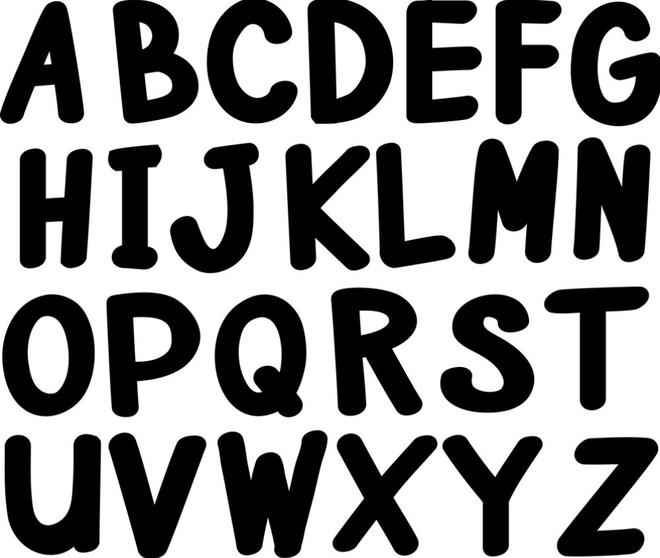
#> input picture Morphological Operations/test.jpg, 660 x 558 px, found by its file name
$ python 'Image Segmentation1.py'   (older library calls are emulated)
#> lines starting #> are read from the running program, lines starting #| are printed output that depends on the picture
#pip install scikit-image
import cv2
import numpy as np
import matplotlib.pyplot as plt
from skimage import feature

# =====================================
# Read Image
# =====================================
I = cv2.imread("test.jpg", cv2.IMREAD_GRAYSCALE)
#> I is the input picture: shape (558, 660); min 0, max 255, mean 141.9

if I is None:
    raise ValueError("Image not found! Make sure 'test.jpg' is in the current folder.")

# =====================================
# Add Gaussian Noise
# =====================================
noise = np.random.normal(0, 25, I.shape)

I_noise = I.astype(np.float32) + noise
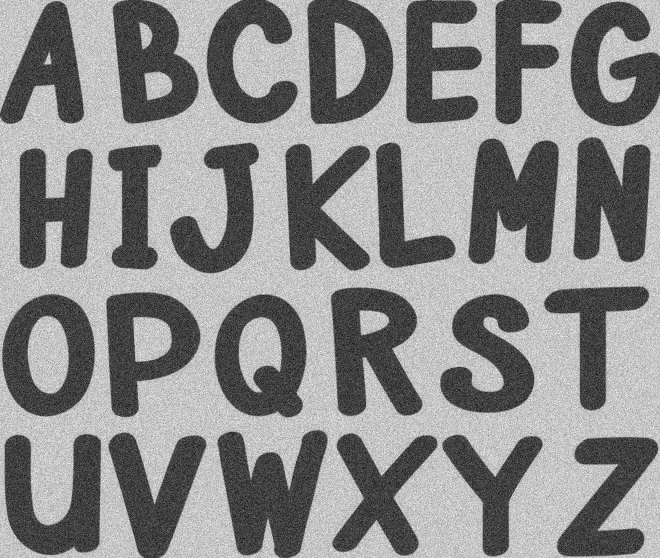
#> I_noise: shape (558, 660) float64; min -120.3, max 362.1, mean 142; drawn with min black and max white

I_noise = np.clip(I_noise, 0, 255).astype(np.uint8)

# =====================================
# Display Figure
# =====================================
plt.figure(figsize=(18, 10))

# =====================================
# Original Noisy Image
# =====================================
plt.subplot(2, 4, 1)
plt.imshow(I_noise, cmap="gray")
plt.title("Noisy Image")
plt.axis("off")

# =====================================
# Sobel
# =====================================
sobelx = cv2.Sobel(I_noise, cv2.CV_64F, 1, 0, ksize=3)
sobely = cv2.Sobel(I_noise, cv2.CV_64F, 0, 1, ksize=3)

sobel = cv2.magnitude(sobelx, sobely)
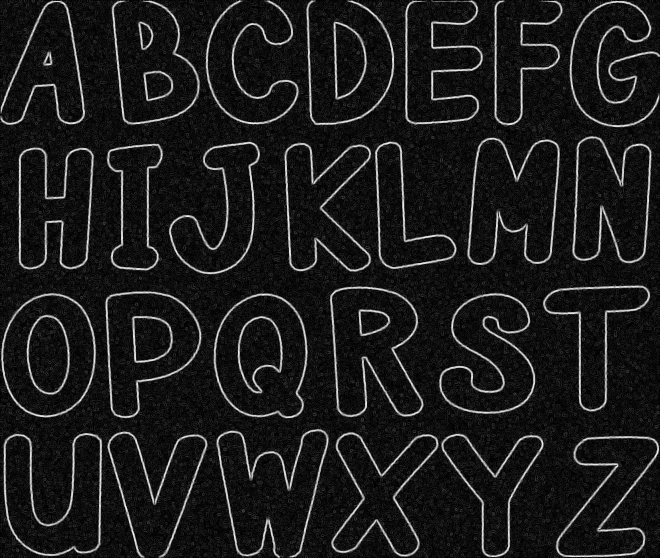
#> sobel: shape (558, 660) float64; min 0, max 1096.6, mean 120.7; drawn with min black and max white

plt.subplot(2, 4, 2)
plt.imshow(sobel, cmap="gray")
plt.title("Sobel")
plt.axis("off")

# =====================================
# Prewitt
# =====================================
kernelx = np.array([
    [1, 0, -1],
    [1, 0, -1],
    [1, 0, -1]
], dtype=np.float32)

kernely = np.array([
    [1, 1, 1],
    [0, 0, 0],
    [-1, -1, -1]
], dtype=np.float32)

prewittx = cv2.filter2D(I_noise, cv2.CV_64F, kernelx)
prewitty = cv2.filter2D(I_noise, cv2.CV_64F, kernely)

prewitt = np.hypot(prewittx, prewitty)

plt.subplot(2, 4, 3)
plt.imshow(prewitt, cmap="gray")
plt.title("Prewitt")
plt.axis("off")

# =====================================
# Roberts
# =====================================
robertsx = np.array([
    [1, 0],
    [0, -1]
], dtype=np.float32)

robertsy = np.array([
    [0, 1],
    [-1, 0]
], dtype=np.float32)

rx = cv2.filter2D(I_noise, cv2.CV_64F, robertsx)
ry = cv2.filter2D(I_noise, cv2.CV_64F, robertsy)
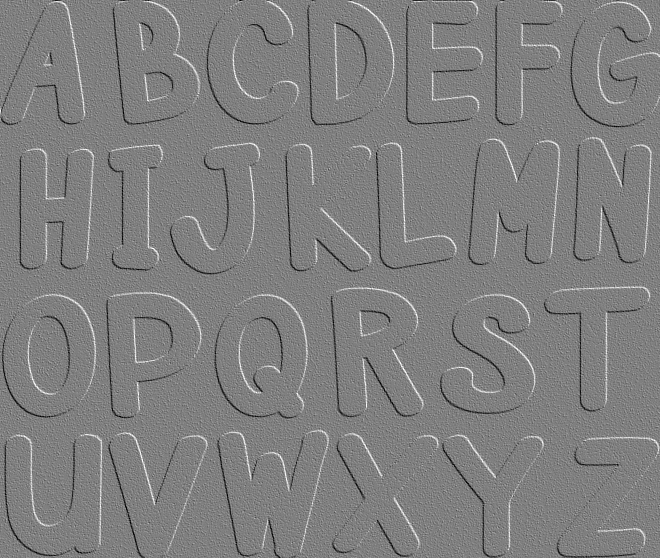
#> ry: shape (558, 660) float64; min -255, max 255, mean -0.1; drawn with min black and max white

roberts = np.hypot(rx, ry)
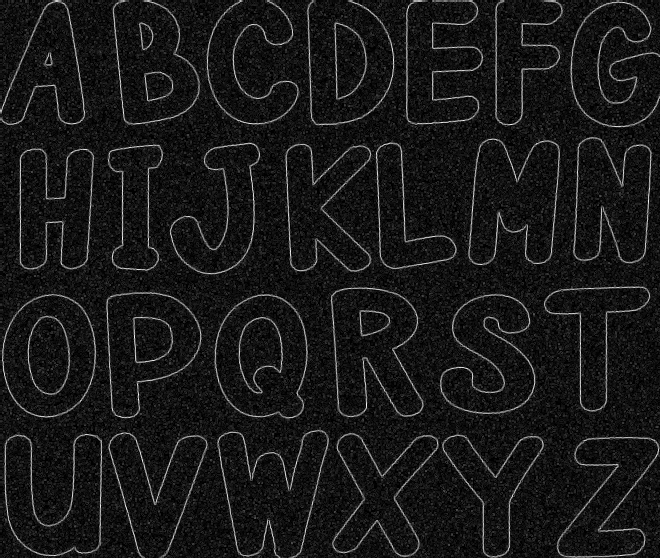
#> roberts: shape (558, 660) float64; min 0, max 356.4, mean 34.7; drawn with min black and max white

plt.subplot(2, 4, 4)
plt.imshow(roberts, cmap="gray")
plt.title("Roberts")
plt.axis("off")

# =====================================
# Laplacian of Gaussian (LoG)
# =====================================
blur = cv2.GaussianBlur(I_noise, (5, 5), 0)

log = cv2.Laplacian(blur, cv2.CV_64F)
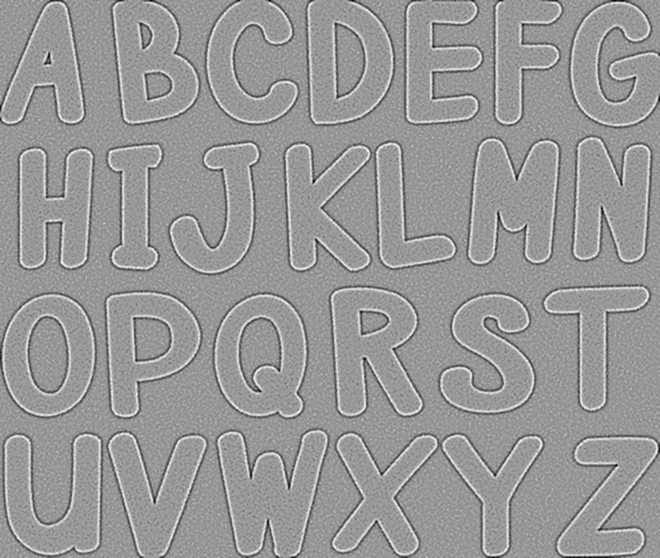
#> log: shape (558, 660) float64; min -90, max 61, mean 0; drawn with min black and max white

plt.subplot(2, 4, 5)
plt.imshow(log, cmap="gray")
plt.title("LoG")
plt.axis("off")

# =====================================
# Zero Crossing (using Canny from skimage)
# =====================================
zero = feature.canny(I_noise, sigma=1)
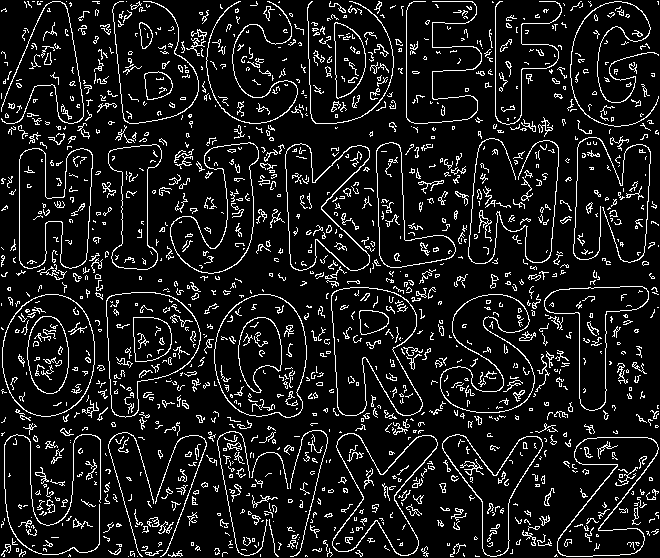
#> zero: shape (558, 660) bool; 10.3% white in thin lines or dots

plt.subplot(2, 4, 6)
plt.imshow(zero, cmap="gray")
plt.title("Zero Crossing")
plt.axis("off")

# =====================================
# Canny
# =====================================
canny = cv2.Canny(I_noise, 100, 200)
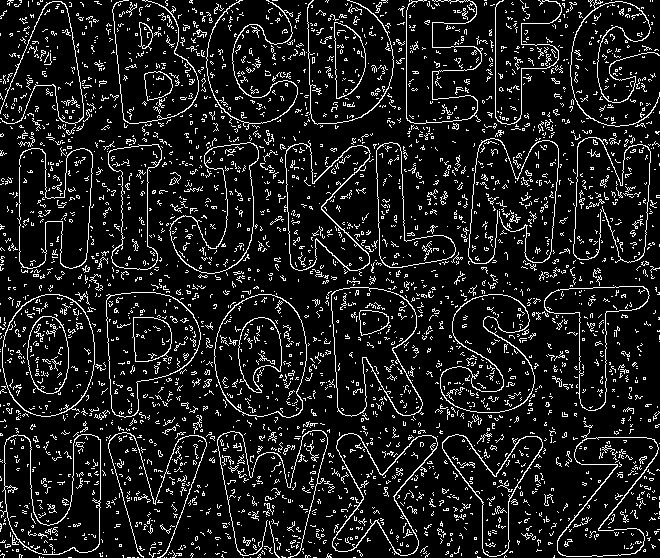
#> canny: shape (558, 660); 11.1% white in thin lines or dots

plt.subplot(2, 4, 7)
plt.imshow(canny, cmap="gray")
plt.title("Canny")
plt.axis("off")

# =====================================
# Save Result
# =====================================
plt.tight_layout()

plt.savefig("edge_detection_comparison.png", dpi=300)

plt.show()
